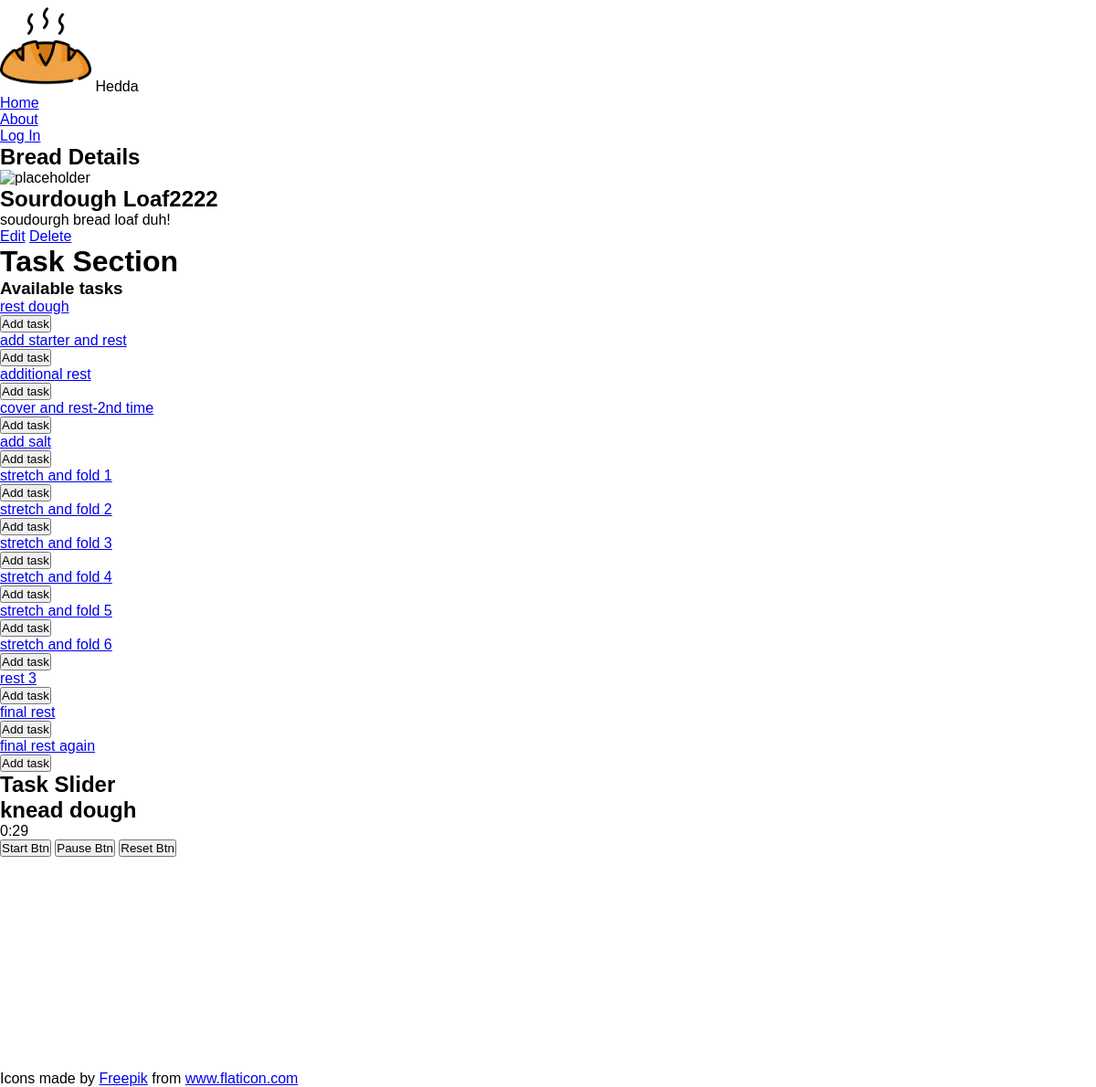
The page /bread/1/ on the database as committed earlier.
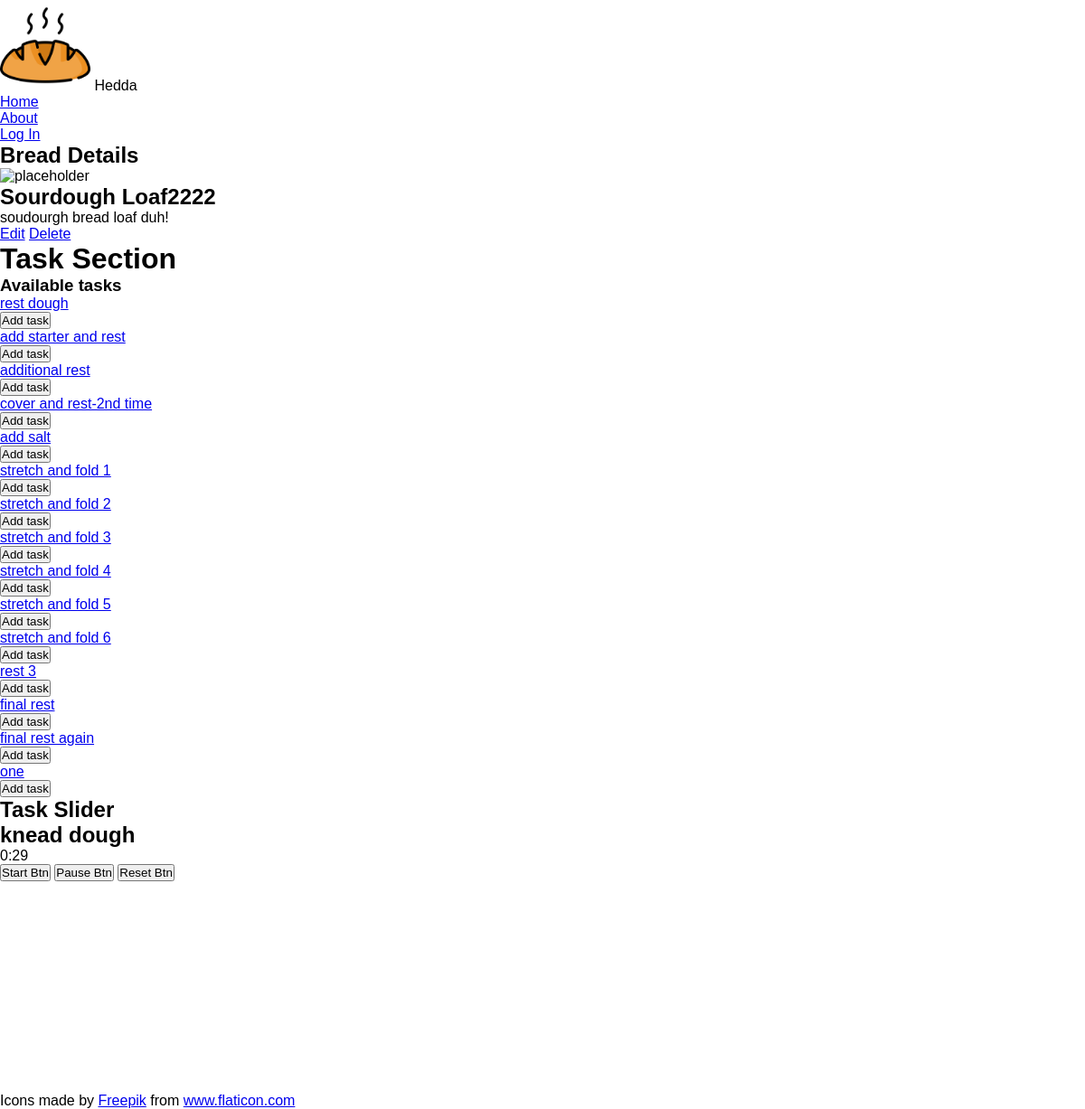
The same page on the database as committed later.
### main_app/models.py (models this page shows, shortened)
class Task(models.Model):
  name = models.CharField(max_length=100)
  hours = models.CharField(max_length=2)
  minutes = models.CharField(max_length=2)

### main_app/views.py (the view)
# urls.py: path('bread/<int:bread_id>/', views.breads_detail, name='breads_detail'),
def breads_detail(request, bread_id):
  bread = Bread.objects.get(id=bread_id)
  tasks_bread_doesnt_have = Task.objects.exclude(id__in = bread.tasks.all().values_list('id'))
  return render(request, 'breads/detail.html', {
    'bread': bread, 'tasks': tasks_bread_doesnt_have
  })

### main_app/templates/breads/detail.html (shortened to what this page needs)
{% extends 'base.html' %} {% load static %}  {% block content %}
<section class="page-header">
  <h1>Bread Details</h1>
</section>
<section class="card-container">
  <div class="card">
    <div class="card-content">
      <div class="card-img-container">
        {% if bread.photo.url %}
      <img
        src="{{bread.photo.url}}"
        alt="A photo of {{bread.name}}"
        class="usr-img"
      >
    {% else %}
      <img
        src=""
        alt="placeholder"
      >
    {% endif %}
      </div>
      <h2 class="card-title">{{ bread.name }}</h2>
      <p>{{ bread.description }}</p>
    </div>
     <div>
      <a href="{% url 'breads_update' bread.id %}" class="btn warn">Edit</a>
      <a href="{% url 'breads_delete' bread.id %}" class="btn danger">Delete</a>
    </div>
  </div>
</section>
<h1>Task Section</h1>
<section class="tasks">
    <div class="subsection-content">
    <h3>Available tasks</h3>
      {% if tasks.count %}
        {% for task in tasks.all %}
          <div class="task-container">
            <a href="{% url 'tasks_detail' task.id %}">
              <p>{{ task.name }}</p>
            </a>
            <form action="{% url 'add_task' bread.id task.id %}" method="post">
              <button type="submit" class="btn submit">Add task</button>
            </form>
          </div>
        {% endfor %}
      {% else %}
        <p class="all-tasks">
          You have added all the available tasks!
        </p>
      {% endif %}
    </div>
<h1>Task Slider</h1>
{% if bread.tasks.count %}
  {% for task in bread.tasks.all %}
  <div class="card" id="taskid">
      <div class="card-content">
        <h2>{{ task.name }}</h2>
        <p id="timer">
          <span id="hour">{{ task.hours }}</span>:<span id="min">{{ task.minutes }}</span>
        </p>
        <button>
          <span>Start Btn</span>
        </button>
        <button>
          <span>Pause Btn</span>
        </button>
        <button>
          <span>Reset Btn</span>
        </button>
      {% endfor %}
      {% endif %}
      </div>
  </section>
{% endblock %}

Rows that differ between the two databases and show on the page:
added Task: name "one", shown under "Available tasks"
